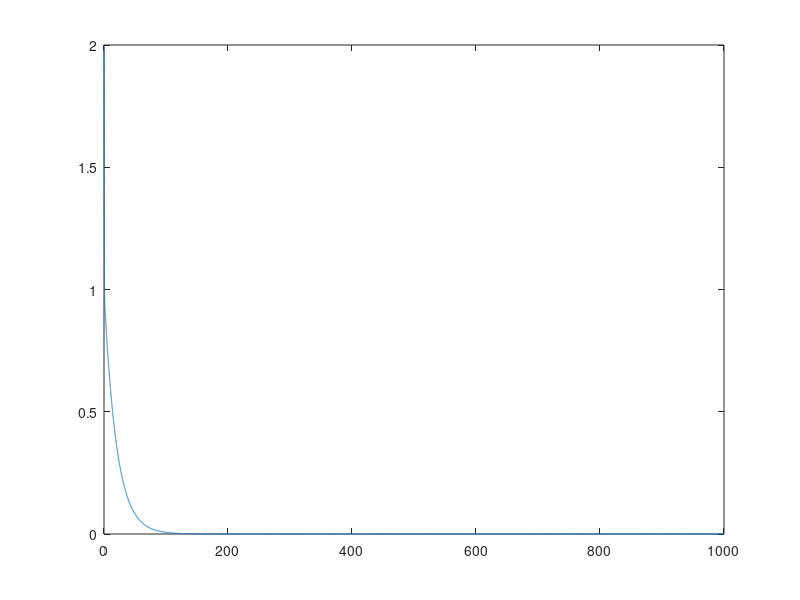
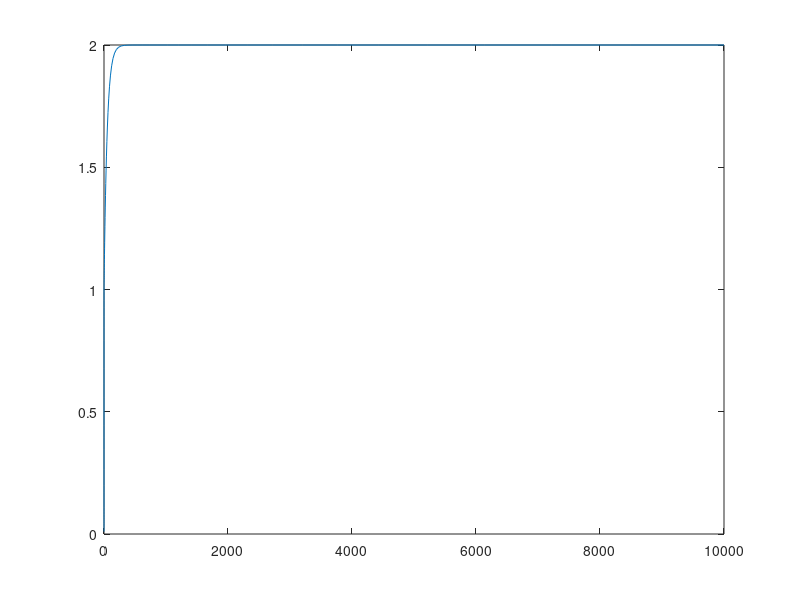
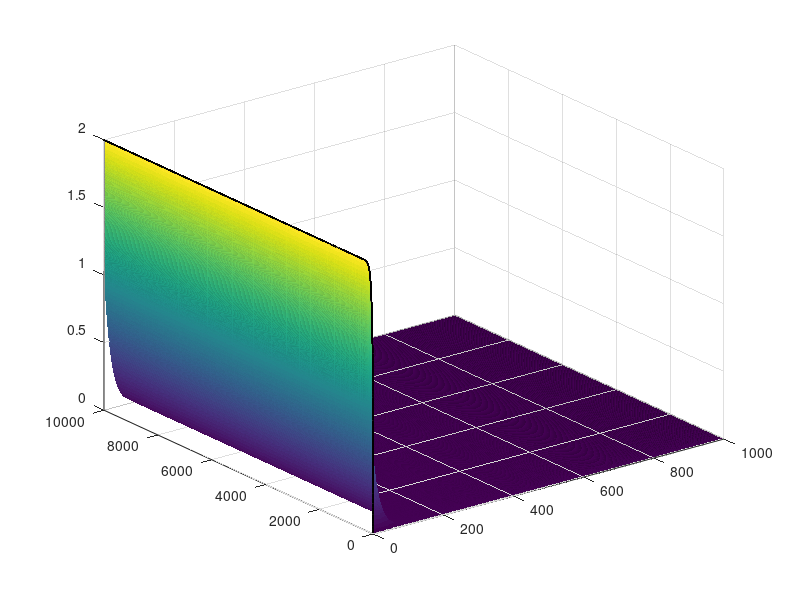

Reproduce these figures in MATLAB, in order.
%Generate Data for the exponential/gaussian kernel implementation
%Belen Franzoni
%April 14, 2023
%Generates two puntual T1 and T2 populations with noise
clc;clear all; close all;

T11=0.1;%normpdf(tau1,10,1);%
T12=50;

T21=0.5;
T22=20;

d1=100;
d2=10000;      % number of bins in relaxation time grids


tau1 = logspace(-3,4,d1);  
tau2 = logspace(-3,3,d2);  
tau1=tau1';
tau2=tau2';
M=zeros(d1,d2);

for k=1:d1    
    for i=1:d2     
                R11(k)=(1-exp(-tau1(k)/T11));
                R12(k)=1-(exp(-tau1(k)/T12));
                R21(i)=exp(-tau2(i)^2*(1/T21)^2);
                R22(i)=exp(-tau2(i)/T22);
           
    end
end
R11=R11';
M1=R11*R21;
R12=R12';
M2=R12*R22;
M=M1+M2;
figure;
plot(tau2,M(end,:));
figure;
plot(tau1,M(:,1));
figure(6)
surf(tau2,tau1,M)

maxData=max(max(M));
noise=0.05*maxData;
for jj=1:d2
      for ii=1:d1
            Mnoi(ii,jj)=M(ii,jj)+noise*(2*rand-1);
        end
end

save('tauind.dat','tau1','-ascii');
save('tauDir.dat','tau2','-ascii');
save('DataNoise.dat','Mnoi','-ascii');
